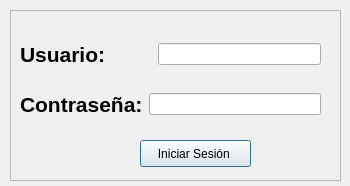
<?xml version="1.0" encoding="UTF-8"?>
<ui version="4.0">
 <class>Dialog</class>
 <widget class="QDialog" name="Dialog">
  <property name="windowModality">
   <enum>Qt::WindowModal</enum>
  </property>
  <property name="geometry">
   <rect>
    <x>0</x>
    <y>0</y>
    <width>350</width>
    <height>186</height>
   </rect>
  </property>
  <property name="windowTitle">
   <string>Login</string>
  </property>
  <widget class="QFrame" name="frame">
   <property name="geometry">
    <rect>
     <x>10</x>
     <y>10</y>
     <width>331</width>
     <height>171</height>
    </rect>
   </property>
   <property name="frameShape">
    <enum>QFrame::StyledPanel</enum>
   </property>
   <property name="frameShadow">
    <enum>QFrame::Raised</enum>
   </property>
   <widget class="QPushButton" name="boton_iniciarsesion">
    <property name="geometry">
     <rect>
      <x>130</x>
      <y>130</y>
      <width>111</width>
      <height>27</height>
     </rect>
    </property>
    <property name="text">
     <string>Iniciar Sesión </string>
    </property>
   </widget>
   <widget class="QWidget" name="">
    <property name="geometry">
     <rect>
      <x>10</x>
      <y>30</y>
      <width>301</width>
      <height>29</height>
     </rect>
    </property>
    <layout class="QHBoxLayout" name="horizontalLayout">
     <item>
      <widget class="QLabel" name="label">
       <property name="font">
        <font>
         <pointsize>16</pointsize>
         <weight>75</weight>
         <bold>true</bold>
        </font>
       </property>
       <property name="text">
        <string>Usuario:        </string>
       </property>
      </widget>
     </item>
     <item>
      <widget class="QLineEdit" name="input_usuario"/>
     </item>
    </layout>
   </widget>
   <widget class="QWidget" name="">
    <property name="geometry">
     <rect>
      <x>10</x>
      <y>80</y>
      <width>301</width>
      <height>29</height>
     </rect>
    </property>
    <layout class="QHBoxLayout" name="horizontalLayout_2">
     <item>
      <widget class="QLabel" name="label_2">
       <property name="font">
        <font>
         <pointsize>16</pointsize>
         <weight>75</weight>
         <bold>true</bold>
        </font>
       </property>
       <property name="text">
        <string>Contraseña:</string>
       </property>
      </widget>
     </item>
     <item>
      <widget class="QLineEdit" name="input_pwd">
       <property name="echoMode">
        <enum>QLineEdit::Password</enum>
       </property>
      </widget>
     </item>
    </layout>
   </widget>
   <zorder>boton_iniciarsesion</zorder>
   <zorder>label</zorder>
   <zorder>label_2</zorder>
   <zorder>input_usuario</zorder>
   <zorder>input_pwd</zorder>
   <zorder>label</zorder>
  </widget>
 </widget>
 <resources/>
 <connections/>
</ui>
